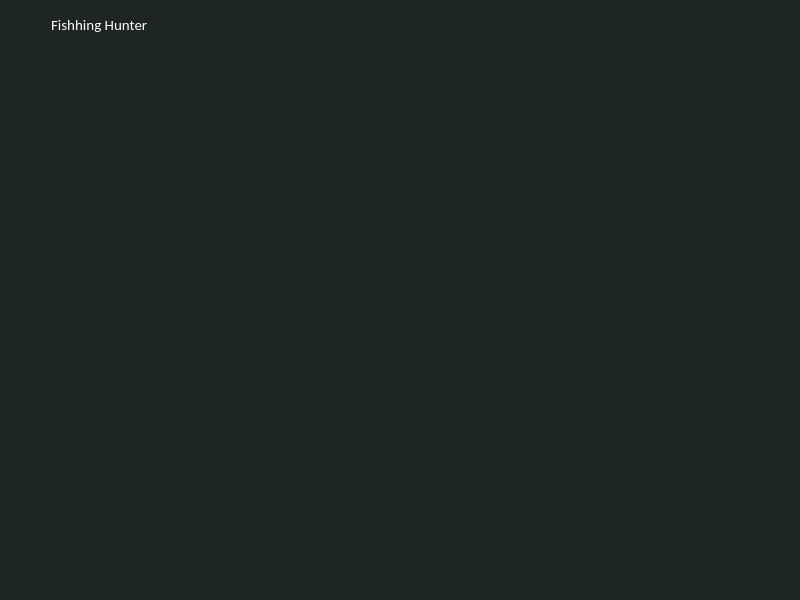
<?xml version="1.0" encoding="UTF-8"?>
<ui version="4.0">
 <class>MainWindow</class>
 <widget class="QMainWindow" name="MainWindow">
  <property name="geometry">
   <rect>
    <x>0</x>
    <y>0</y>
    <width>800</width>
    <height>600</height>
   </rect>
  </property>
  <property name="palette">
   <palette>
    <active>
     <colorrole role="Base">
      <brush brushstyle="SolidPattern">
       <color alpha="255">
        <red>255</red>
        <green>255</green>
        <blue>255</blue>
       </color>
      </brush>
     </colorrole>
     <colorrole role="Window">
      <brush brushstyle="SolidPattern">
       <color alpha="255">
        <red>30</red>
        <green>38</green>
        <blue>33</blue>
       </color>
      </brush>
     </colorrole>
    </active>
    <inactive>
     <colorrole role="Base">
      <brush brushstyle="SolidPattern">
       <color alpha="255">
        <red>255</red>
        <green>255</green>
        <blue>255</blue>
       </color>
      </brush>
     </colorrole>
     <colorrole role="Window">
      <brush brushstyle="SolidPattern">
       <color alpha="255">
        <red>30</red>
        <green>38</green>
        <blue>33</blue>
       </color>
      </brush>
     </colorrole>
    </inactive>
    <disabled>
     <colorrole role="Base">
      <brush brushstyle="SolidPattern">
       <color alpha="255">
        <red>30</red>
        <green>38</green>
        <blue>33</blue>
       </color>
      </brush>
     </colorrole>
     <colorrole role="Window">
      <brush brushstyle="SolidPattern">
       <color alpha="255">
        <red>30</red>
        <green>38</green>
        <blue>33</blue>
       </color>
      </brush>
     </colorrole>
    </disabled>
   </palette>
  </property>
  <property name="windowTitle">
   <string>MainWindow</string>
  </property>
  <widget class="QWidget" name="centralwidget">
   <widget class="QFrame" name="addProject_Frame">
    <property name="geometry">
     <rect>
      <x>10</x>
      <y>10</y>
      <width>191</width>
      <height>30</height>
     </rect>
    </property>
    <property name="palette">
     <palette>
      <active>
       <colorrole role="WindowText">
        <brush brushstyle="SolidPattern">
         <color alpha="255">
          <red>255</red>
          <green>255</green>
          <blue>255</blue>
         </color>
        </brush>
       </colorrole>
      </active>
      <inactive>
       <colorrole role="WindowText">
        <brush brushstyle="SolidPattern">
         <color alpha="255">
          <red>255</red>
          <green>255</green>
          <blue>255</blue>
         </color>
        </brush>
       </colorrole>
      </inactive>
      <disabled>
       <colorrole role="WindowText">
        <brush brushstyle="SolidPattern">
         <color alpha="255">
          <red>120</red>
          <green>120</green>
          <blue>120</blue>
         </color>
        </brush>
       </colorrole>
      </disabled>
     </palette>
    </property>
    <property name="frameShape">
     <enum>QFrame::NoFrame</enum>
    </property>
    <property name="frameShadow">
     <enum>QFrame::Raised</enum>
    </property>
    <widget class="QPushButton" name="addProject_buttonLabel">
     <property name="geometry">
      <rect>
       <x>30</x>
       <y>0</y>
       <width>150</width>
       <height>30</height>
      </rect>
     </property>
     <property name="minimumSize">
      <size>
       <width>150</width>
       <height>30</height>
      </size>
     </property>
     <property name="maximumSize">
      <size>
       <width>150</width>
       <height>30</height>
      </size>
     </property>
     <property name="text">
      <string/>
     </property>
     <property name="icon">
      <iconset>
       <normaloff>../UI/label_G1.png</normaloff>../UI/label_G1.png</iconset>
     </property>
     <property name="iconSize">
      <size>
       <width>150</width>
       <height>30</height>
      </size>
     </property>
     <property name="flat">
      <bool>true</bool>
     </property>
    </widget>
    <widget class="QLabel" name="addProject_labelName">
     <property name="geometry">
      <rect>
       <x>41</x>
       <y>7</y>
       <width>120</width>
       <height>16</height>
      </rect>
     </property>
     <property name="minimumSize">
      <size>
       <width>120</width>
       <height>16</height>
      </size>
     </property>
     <property name="maximumSize">
      <size>
       <width>120</width>
       <height>16</height>
      </size>
     </property>
     <property name="font">
      <font>
       <family>Calibri</family>
       <pointsize>11</pointsize>
      </font>
     </property>
     <property name="text">
      <string>Fishhing Hunter</string>
     </property>
    </widget>
    <widget class="QPushButton" name="addProject_buttonCheck">
     <property name="geometry">
      <rect>
       <x>0</x>
       <y>0</y>
       <width>30</width>
       <height>30</height>
      </rect>
     </property>
     <property name="text">
      <string/>
     </property>
     <property name="icon">
      <iconset>
       <normaloff>../UI/label_G2.png</normaloff>../UI/label_G2.png</iconset>
     </property>
     <property name="iconSize">
      <size>
       <width>30</width>
       <height>30</height>
      </size>
     </property>
     <property name="flat">
      <bool>true</bool>
     </property>
    </widget>
    <zorder>addProject_buttonLabel</zorder>
    <zorder>addProject_buttonLabel</zorder>
    <zorder>addProject_labelName</zorder>
    <zorder>addProject_buttonCheck</zorder>
   </widget>
   <zorder>line</zorder>
   <zorder>label_2</zorder>
   <zorder>addProject_Frame</zorder>
   <zorder>addProject_labelName</zorder>
  </widget>
 </widget>
 <resources/>
 <connections/>
</ui>
